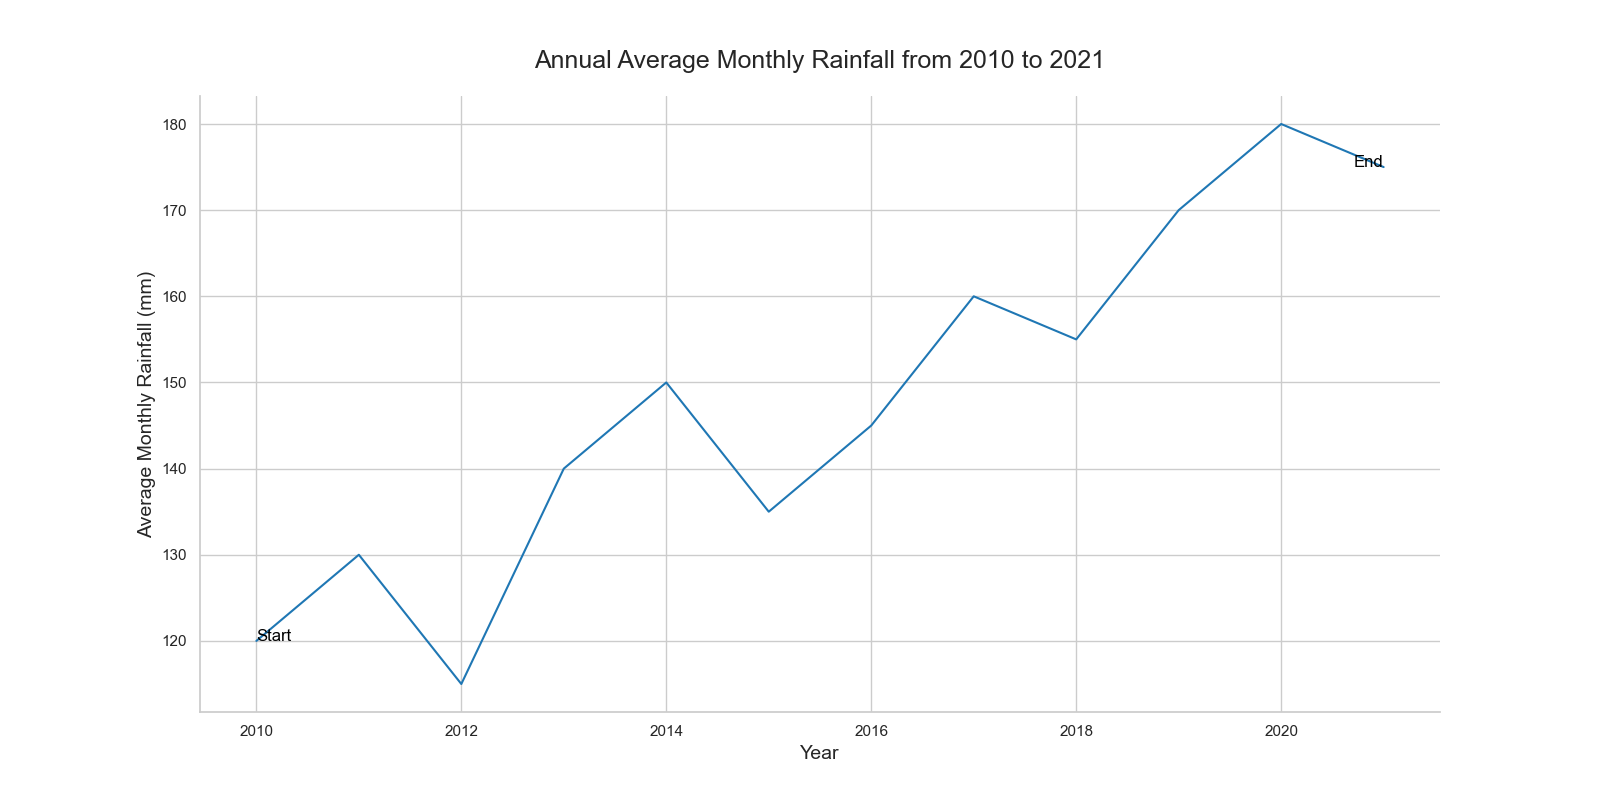

Generate this figure with Python:

import seaborn as sns
import pandas as pd
import matplotlib.pyplot as plt

# Data points for the new topic
data = {
    'Year': [2010, 2011, 2012, 2013, 2014, 2015, 2016, 2017, 2018, 2019, 2020, 2021],
    'Average Monthly Rainfall (mm)': [120, 130, 115, 140, 150, 135, 145, 160, 155, 170, 180, 175]
}

# Convert data into DataFrame
df = pd.DataFrame(data)

# Create the line plot
plt.figure(figsize=(16, 8))  # Modify width and height
sns.lineplot(x='Year', y='Average Monthly Rainfall (mm)', data=df, color='#1f77b4')  # Change the color scheme

# Adding annotations for the start and end points
plt.text(2010, 120, 'Start', horizontalalignment='left', size='medium', color='black')
plt.text(2021, 175, 'End', horizontalalignment='right', size='medium', color='black')

# Setting the title and labels
plt.title('Annual Average Monthly Rainfall from 2010 to 2021', fontsize=18, pad=20)
plt.xlabel('Year', fontsize=14)
plt.ylabel('Average Monthly Rainfall (mm)', fontsize=14)

sns.despine()
plt.show()
